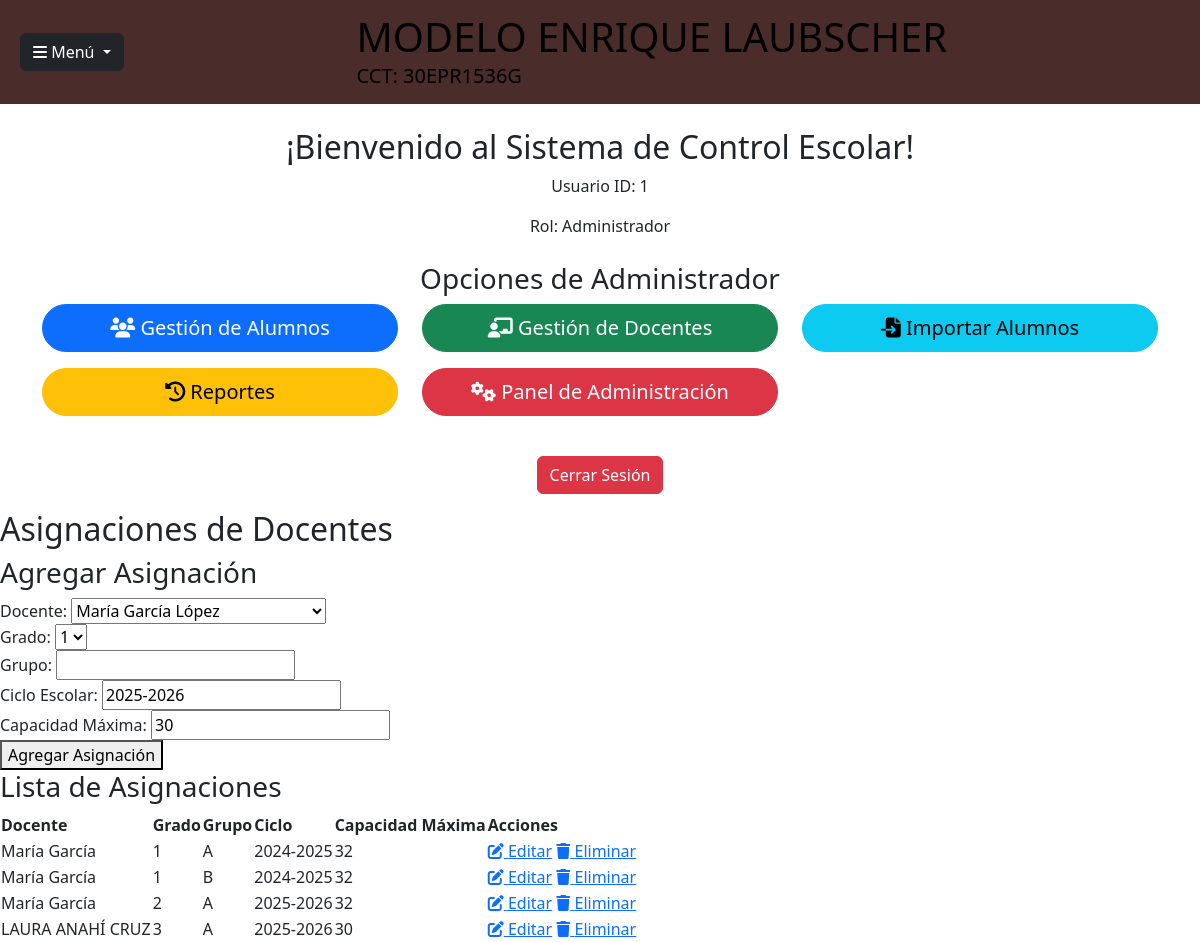
Screenshot of /asignaciones.php (signed in) with the database file from the repository.
### tables this page shows
CREATE TABLE `grupos` (
  `id` int(11) NOT NULL,
  `grado` int(11) NOT NULL,
  `grupo` char(1) NOT NULL,
  `id_docente` int(11) DEFAULT NULL,
  `ciclo` varchar(9) DEFAULT NULL,
  `capacidad_maxima` int(11) DEFAULT 32
);

CREATE TABLE `docentes` (
  `id` int(11) NOT NULL,
  `nombre` varchar(100) NOT NULL,
  `primer_apellido` varchar(100) NOT NULL,
  `segundo_apellido` varchar(100) DEFAULT NULL,
  `direccion` text DEFAULT NULL,
  `telefono` varchar(15) DEFAULT NULL
);

### asignaciones.php (the view, shortened to what this page needs)
<?php
require 'database.php';
$edit_asignacion = null;
$sql_docentes = "SELECT * FROM docentes";
$stmt_docentes = $conn->prepare($sql_docentes);
$stmt_docentes->execute();
$docentes = $stmt_docentes->fetchAll(PDO::FETCH_ASSOC);
$sql_grupos = "SELECT g.*, d.nombre, d.primer_apellido
               FROM grupos g
               JOIN docentes d ON g.id_docente = d.id";
$stmt_grupos = $conn->prepare($sql_grupos);
$stmt_grupos->execute();
$grupos = $stmt_grupos->fetchAll(PDO::FETCH_ASSOC);
require 'header.php';
?>
<main>
    <h2>Asignaciones de Docentes</h2>
    <div class="form-container">
        <h3><?php echo $edit_asignacion ? 'Editar Asignación' : 'Agregar Asignación'; ?></h3>
        <form method="POST" action="">
            <label>Docente:</label>
            <select name="id_docente" required>
                <?php foreach ($docentes as $docente): ?>
                    <option value="<?php echo $docente['id']; ?>" <?php echo ($edit_asignacion && $edit_asignacion['id_docente'] == $docente['id']) ? 'selected' : ''; ?>>
                        <?php echo $docente['nombre'] . ' ' . $docente['primer_apellido'] . ' ' . $docente['segundo_apellido']; ?>
                    </option>
                <?php endforeach; ?>
            </select><br>
            <label>Grado:</label>
            <select name="grado" required>
                <?php for ($i = 1; $i <= 6; $i++): ?>
                    <option value="<?php echo $i; ?>" <?php echo ($edit_asignacion && $edit_asignacion['grado'] == $i) ? 'selected' : ''; ?>>
                        <?php echo $i; ?>
                    </option>
                <?php endfor; ?>
            </select><br>
            <label>Grupo:</label>
            <input type="text" name="grupo" value="<?php echo $edit_asignacion['grupo'] ?? ''; ?>" required><br>
            <label>Ciclo Escolar:</label>
            <input type="text" name="ciclo" value="<?php echo $edit_asignacion['ciclo'] ?? '2025-2026'; ?>" required><br>
            <label>Capacidad Máxima:</label>
            <input type="number" name="capacidad_maxima" value="<?php echo $edit_asignacion['capacidad_maxima'] ?? 30; ?>" required><br>
            <button type="submit" name="<?php echo $edit_asignacion ? 'edit_asignacion' : 'add_asignacion'; ?>">
                <?php echo $edit_asignacion ? 'Guardar Cambios' : 'Agregar Asignación'; ?>
            </button>
        </form>
    </div>
    <h3>Lista de Asignaciones</h3>
    <table>
        <thead>
            <tr>
                <th>Docente</th>
                <th>Grado</th>
                <th>Grupo</th>
                <th>Ciclo</th>
                <th>Capacidad Máxima</th>
                <th>Acciones</th>
            </tr>
        </thead>
        <tbody>
            <?php foreach ($grupos as $grupo): ?>
                <tr>
                    <td><?php echo $grupo['nombre'] . ' ' . $grupo['primer_apellido']; ?></td>
                    <td><?php echo $grupo['grado']; ?></td>
                    <td><?php echo $grupo['grupo']; ?></td>
                    <td><?php echo $grupo['ciclo']; ?></td>
                    <td><?php echo $grupo['capacidad_maxima']; ?></td>
                    <td>
                        <a href="asignaciones.php?edit=<?php echo $grupo['id']; ?>"><i class="fas fa-edit"></i> Editar</a>
                        <a href="asignaciones.php?delete=<?php echo $grupo['id']; ?>" onclick="return confirm('¿Estás seguro de eliminar esta asignación?');"><i class="fas fa-trash"></i> Eliminar</a>
                    </td>
                </tr>
            <?php endforeach; ?>
        </tbody>
    </table>
</main>
</body>
</html>

### header.php (shortened to what this page needs)
<?php
require_once 'database.php';
$has_pending_changes = false;
if (isset($_SESSION['user_id']) && $_SESSION['es_admin']) {
    $sql_pending = "SELECT COUNT(*) FROM cambios_pendientes";
    $stmt_pending = $conn->prepare($sql_pending);
    $stmt_pending->execute();
    $has_pending_changes = $stmt_pending->fetchColumn() > 0;
}
?>
<!DOCTYPE html>
<html lang="es">
<head>
    <link href="https://cdn.jsdelivr.net/npm/bootstrap@5.3.0/dist/css/bootstrap.min.css" rel="stylesheet">
    <link rel="stylesheet" href="fontawesome/css/all.min.css">
</head>
<body>
    <nav class="navbar navbar-expand-lg navbar-custom p-2">
        <div class="container-fluid">
            <?php if (isset($_SESSION['user_id'])): ?>
                <div class="dropdown <?php echo $has_pending_changes ? 'change-indicator' : ''; ?>">
                    <button class="btn btn-dark dropdown-toggle" type="button" id="menuDropdown" data-bs-toggle="dropdown" aria-expanded="false">
                        <i class="fas fa-bars"></i> Menú
                    </button>
                </div>
            <?php endif; ?>
            <a class="navbar-brand mx-auto" href="#">
                <span>
                    <h1 class="m-0">MODELO ENRIQUE LAUBSCHER</h1>
                    <p class="m-0">CCT: 30EPR1536G</p>
                </span>
            </a>
        </div>
    </nav>
    <main class="container mt-4">
        <?php
        if (isset($_GET['page']) && file_exists($_GET['page'] . '.php')) {
            include $_GET['page'] . '.php';
        } else {
            if (!isset($_SESSION['user_id'])) {
                echo "<div class='card text-center'>";
                echo "<div class='card-body'>";
                echo "<h2 class='card-title'>¡Bienvenido al Sistema de Control Escolar!</h2>";
                echo "<p class='card-text'>Usuario ID: No identificado</p>";
                echo "<p class='card-text'>Rol: Alumno</p>";
                echo "<a href='#' class='btn btn-danger disabled'>Cerrar Sesión</a>";
                echo "</div>";
                echo "</div>";
            } else {
                echo "<h2 class='text-center'>¡Bienvenido al Sistema de Control Escolar!</h2>";
                echo "<p class='text-center'>Usuario ID: " . (isset($_SESSION['user_id']) ? htmlspecialchars($_SESSION['user_id']) : 'No identificado') . "</p>";
                echo "<p class='text-center'>Rol: " . (isset($_SESSION['es_admin']) && $_SESSION['es_admin'] ? 'Administrador' : 'Alumno') . "</p>";
                if (isset($_SESSION['es_admin']) && $_SESSION['es_admin']) {
                    echo "<h3 class='text-center mt-4'>Opciones de Administrador</h3>";
                    echo "<div class='row'>";
                    echo "<div class='col-md-4 mb-3'><a href='alumnos.php' class='btn btn-primary btn-lg w-100 rounded-pill'><i class='fas fa-users'></i> Gestión de Alumnos</a></div>";
                    echo "<div class='col-md-4 mb-3'><a href='docentes.php' class='btn btn-success btn-lg w-100 rounded-pill'><i class='fas fa-chalkboard-teacher'></i> Gestión de Docentes</a></div>";
                    echo "<div class='col-md-4 mb-3'><a href='importar_alumnos.php' class='btn btn-info btn-lg w-100 rounded-pill'><i class='fas fa-file-import'></i> Importar Alumnos</a></div>";
                    echo "<div class='col-md-4 mb-3'><a href='imprimir_historico.php' class='btn btn-warning btn-lg w-100 rounded-pill'><i class='fas fa-history'></i> Reportes</a></div>";
                    echo "<div class='col-md-4 mb-3'><a href='panel_admin.php' class='btn btn-danger btn-lg w-100 rounded-pill'><i class='fas fa-cogs'></i> Panel de Administración</a></div>";
                    echo "</div>";
                }
                echo "<p class='text-center mt-4'><a href='logout.php' class='btn btn-danger'>Cerrar Sesión</a></p>";
            }
        }
        ?>
    </main>
</body>
</html>

### header.php (style rules this page uses)
.navbar-custom { background-color: #4a2c2a; color: white; }

### rows the page displays
grupos: id_docente.nombre "María", id_docente.primer_apellido "García", grado "1", grupo "A", ciclo "2024-2025", capacidad_maxima "32"
grupos: id_docente.nombre "María", id_docente.primer_apellido "García", grado "1", grupo "B", ciclo "2024-2025", capacidad_maxima "32"
grupos: id_docente.nombre "María", id_docente.primer_apellido "García", grado "2", grupo "A", ciclo "2025-2026", capacidad_maxima "32"
grupos: id_docente.nombre "LAURA ANAHÍ", id_docente.primer_apellido "CRUZ", grado "3", grupo "A", ciclo "2025-2026", capacidad_maxima "30"

### other values shown
$_SESSION['user_id'] "1"
form field id_docente "María García López"
form field grado "1"
